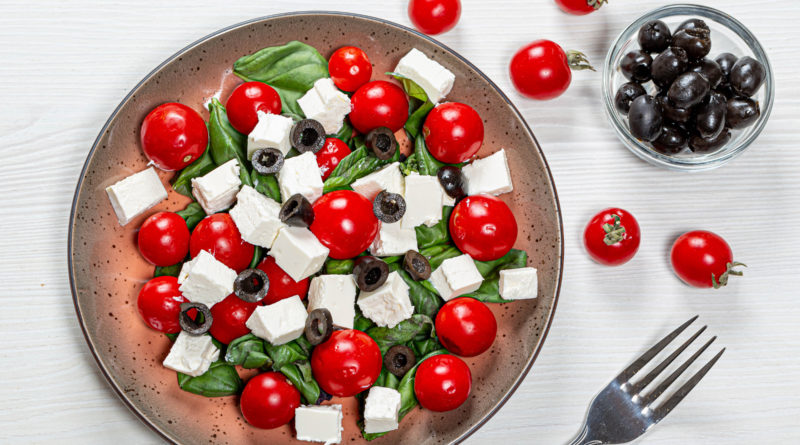
#> input picture salad.jpg, 800 x 445 px, found by its file name
$ jupyter execute Image_processing_5.ipynb
#> lines starting #> are read from the running program, lines starting #| are printed output that depends on the picture; after the words box and inside, x2 and y2 are one past the last pixel; in counts of white or black regions, pixels touching at a corner belong together
**Задание на лабораторную работу №5**
Выделить на изображении маслины

[cell 1]
from google.colab import files
from google.colab.patches import cv2_imshow
import cv2
import numpy as np
import matplotlib.pyplot as plt
from google.colab import drive
from matplotlib.colors import hsv_to_rgb
from matplotlib import colors

[cell 2]
drive.mount('/content/drive')

[cell 3]
image = cv2.imread('/content/drive/MyDrive/Image_processing/salad.jpg')
#> image is the input picture: shape (445, 800, 3); mean B, G, R 141.1, 148.8, 180
image_rgb = cv2.cvtColor(image, cv2.COLOR_BGR2RGB)

Просмотр исходного изображения

[cell 4]
plt.figure(figsize=(10, 8))
plt.gca().set_axis_off()
plt.imshow(image_rgb)

Преобразование изображения в цветовую модель HSV

[cell 5]
image_hsv = cv2.cvtColor(image_rgb, cv2.COLOR_RGB2HSV)
#> image_hsv: shape (445, 800, 3); mean H, S, V 53.8, 73.5, 183.5

Маски для разных оттенков цвета маслин

[cell 6]
lower_gray = np.array([0, 0, 0])
upper_gray = np.array([180, 120, 100])
lo_square = np.full((10, 10, 3), lower_gray, dtype=np.uint8) / 255.0
up_square = np.full((10, 10, 3), upper_gray, dtype=np.uint8) / 255.0

plt.subplot(1, 2, 1)
plt.imshow(hsv_to_rgb(lo_square))
plt.subplot(1, 2, 2)
plt.imshow(hsv_to_rgb(up_square))
plt.show()
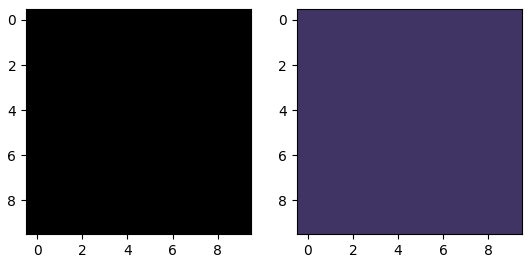
#> figure drawn by matplotlib, 2 panels

Найдем на изображении цвета, подходящие под маску, добавим маску на изображение.

[cell 7]
mask = cv2.inRange(image_hsv, lower_gray, upper_gray)
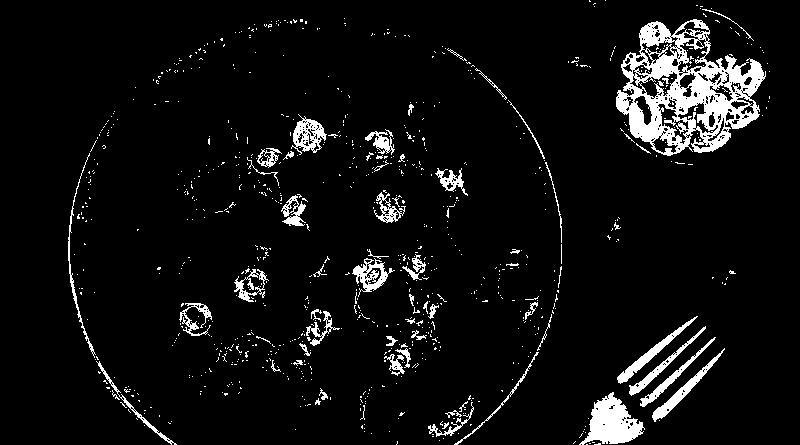
#> mask: shape (445, 800); 6.3% white; 844 white regions (780 under 20 px), largest, box (x1, y1, x2, y2) and area: (616, 19, 766, 156) 8918, (579, 392, 645, 445) 1834, (652, 348, 725, 422) 696

kernel = np.ones((3, 3), np.uint8)
# Закрытие (заполнение маленьких дырок)
mask_cleaned = cv2.morphologyEx(mask, cv2.MORPH_CLOSE, kernel)
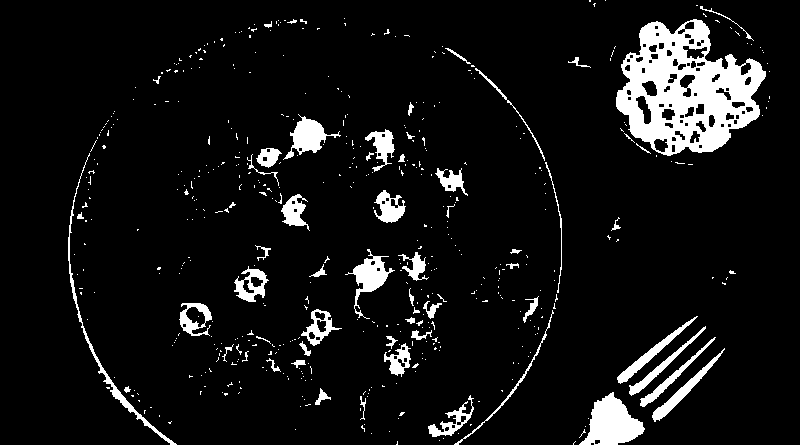
#> mask_cleaned: shape (445, 800); 7.8% white; 513 white regions (454 under 20 px), largest, box (x1, y1, x2, y2) and area: (616, 19, 766, 156) 11174, (579, 392, 645, 445) 1991, (345, 249, 395, 319) 983
# Открытие (удаление маленьких шумов)
mask_cleaned = cv2.morphologyEx(mask_cleaned, cv2.MORPH_OPEN, kernel)
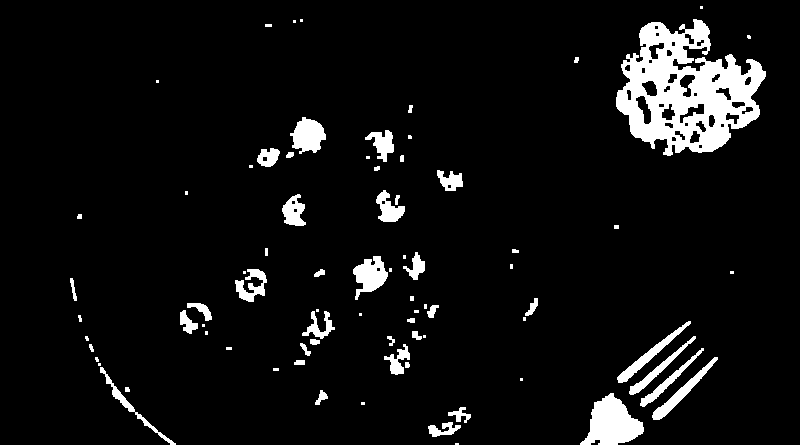
#> mask_cleaned: shape (445, 800); 6.6% white; 79 white regions (30 under 20 px), largest, box (x1, y1, x2, y2) and area: (616, 19, 766, 156) 10957, (580, 393, 644, 445) 1978, (290, 117, 326, 154) 873

result = cv2.bitwise_and(image_rgb, image_rgb, mask=mask)
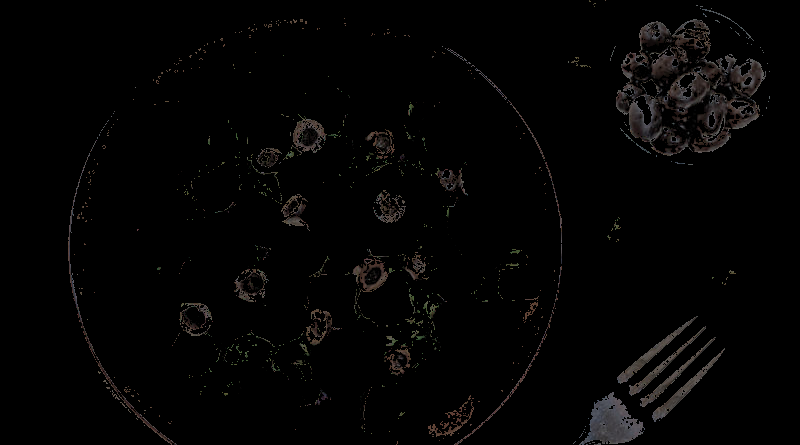
#> result: shape (445, 800, 3); mean R, G, B 4, 3.6, 3.4
result_clean = cv2.bitwise_and(image_rgb, image_rgb, mask=mask_cleaned)
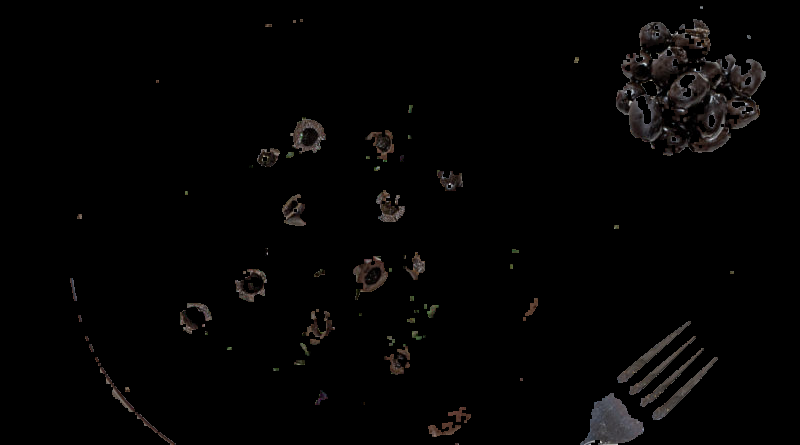
#> result_clean: shape (445, 800, 3); mean R, G, B 4.1, 3.6, 3.4

plt.figure(figsize=(15, 10))

plt.subplot(2, 2, 1)
plt.imshow(image_rgb)
plt.axis("off")
plt.title("Исходное изображение")

plt.subplot(2, 2, 2)
plt.imshow(mask, cmap="gray")
plt.axis("off")
plt.title("Маска")

plt.subplot(2, 2, 3)
plt.imshow(result)
plt.axis("off")
plt.title("Итоговое изображение")

plt.subplot(2, 2, 4)
plt.imshow(result_clean)
plt.axis("off")
plt.title("Итоговое улучшенное изображение")

plt.show()
